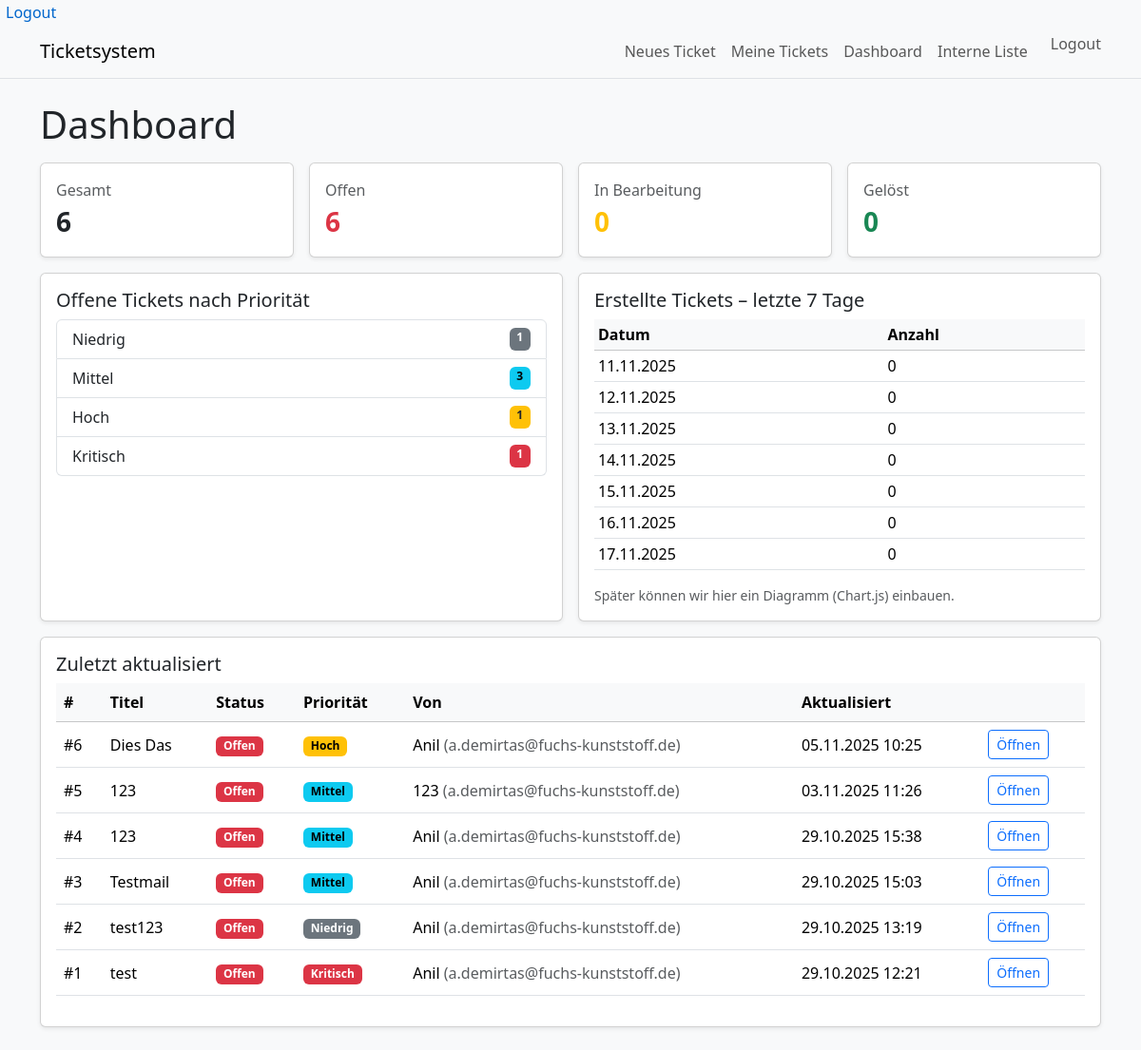
Before: /intern/ (signed in) with the older database file.
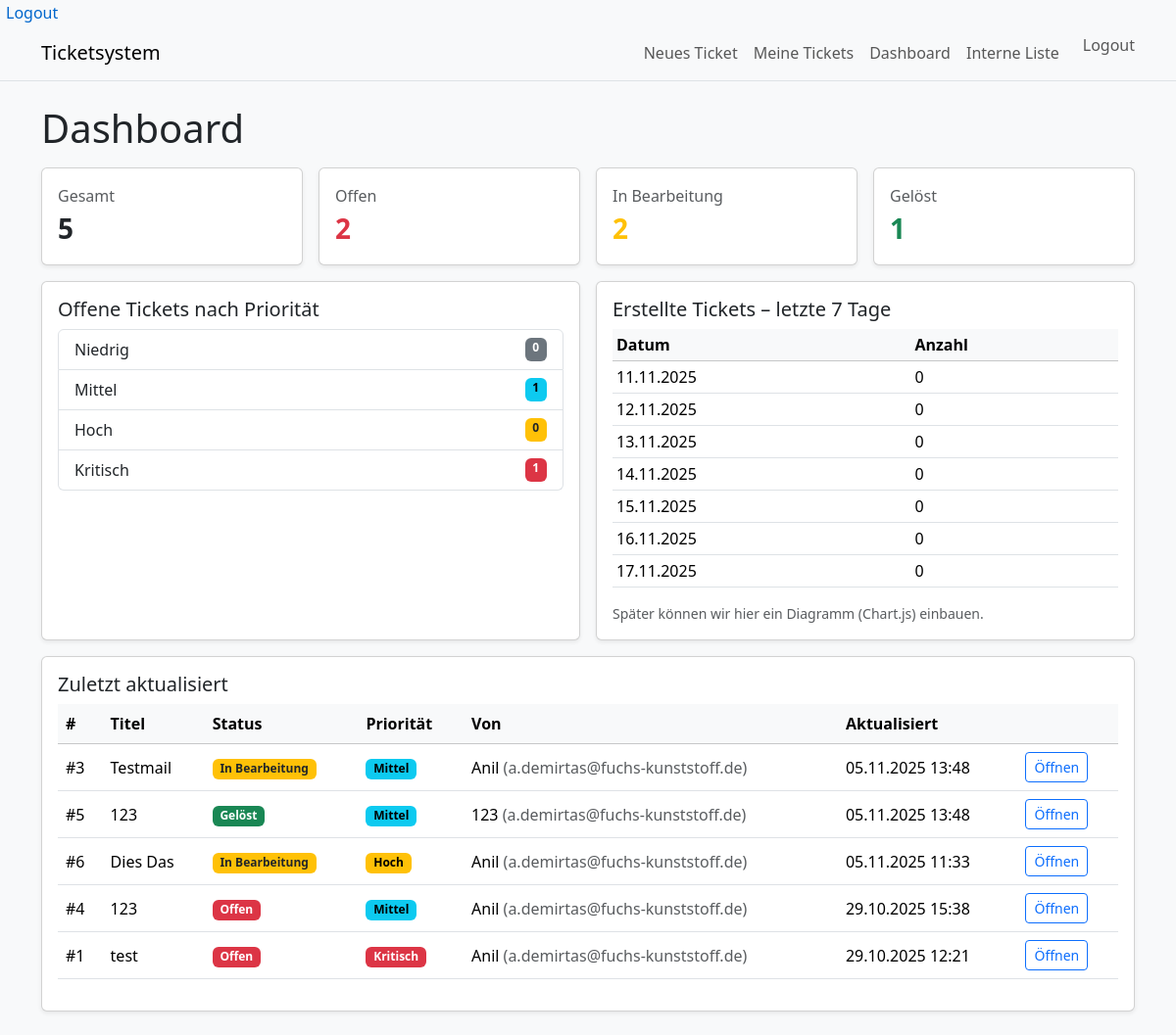
After: the same page with the newer database file.
### tickets/models.py (models this page shows, shortened)
class Ticket(models.Model):
    class Priority(models.TextChoices):
        LOW = "low", "Niedrig"
        MEDIUM = "medium", "Mittel"
        HIGH = "high", "Hoch"
        CRITICAL = "critical", "Kritisch"
    class Status(models.TextChoices):
        OPEN = "open", "Offen"
        IN_PROGRESS = "in_progress", "In Bearbeitung"
        RESOLVED = "resolved", "Gelöst"
    reporter = models.ForeignKey(
        settings.AUTH_USER_MODEL,
        on_delete=models.SET_NULL,
        null=True, blank=True,
        related_name="reported_tickets",
        verbose_name="Gemeldet von"
    )
    assigned_to = models.ForeignKey(
        settings.AUTH_USER_MODEL,
        on_delete=models.SET_NULL,
        null=True, blank=True,
        related_name="assigned_tickets",
        verbose_name="Zugewiesen an"
    )
    name = models.CharField("Ihr Name", max_length=120, validators=[MinLengthValidator(2)])
    email = models.EmailField("Ihre E-Mail", validators=[validate_email])
    title = models.CharField("Titel", max_length=200)
    description = models.TextField("Beschreibung")
    category = models.ForeignKey(Category, null=True, blank=True, on_delete=models.SET_NULL, verbose_name="Kategorie")
    priority = models.CharField("Priorität", max_length=10, choices=Priority.choices, default=Priority.MEDIUM)
    status = models.CharField("Status", max_length=20, choices=Status.choices, default=Status.OPEN)
    created_at = models.DateTimeField("Erstellt am", default=timezone.now, editable=False)
    updated_at = models.DateTimeField("Aktualisiert am", auto_now=True)
    class Meta:
        verbose_name = "Ticket"
        verbose_name_plural = "Tickets"
        ordering = ["-updated_at"]

### tickets/views.py (the view)
# urls.py: path("intern/", internal_dashboard, name="intern_dashboard"),            # /intern/
@staff_member_required
def internal_dashboard(request):
    total = Ticket.objects.count()
    count_open = Ticket.objects.filter(status=Ticket.Status.OPEN).count()
    count_progress = Ticket.objects.filter(status=Ticket.Status.IN_PROGRESS).count()
    count_resolved = Ticket.objects.filter(status=Ticket.Status.RESOLVED).count()
    open_by_prio = (
        Ticket.objects.filter(status=Ticket.Status.OPEN)
        .values("priority")
        .annotate(c=Count("id"))
    )
    prio_map = {"low": 0, "medium": 0, "high": 0, "critical": 0}
    for row in open_by_prio:
        prio_map[row["priority"]] = row["c"]
    recent = Ticket.objects.all().order_by("-updated_at")[:8]
    today = timezone.localdate()
    last7 = []
    for i in range(6, -1, -1):
        day = today - timezone.timedelta(days=i)
        n = Ticket.objects.filter(created_at__date=day).count()
        last7.append({"date": day, "count": n})
    ctx = {
        "total": total,
        "count_open": count_open,
        "count_progress": count_progress,
        "count_resolved": count_resolved,
        "prio_open_low": prio_map["low"],
        "prio_open_medium": prio_map["medium"],
        "prio_open_high": prio_map["high"],
        "prio_open_critical": prio_map["critical"],
        "recent": recent,
        "last7": last7,
    }
    return render(request, "tickets/intern_dashboard.html", ctx)

### templates/tickets/intern_dashboard.html (shortened to what this page needs)
{% extends "base.html" %}
{% block content %}
<h1 class="mb-3">Dashboard</h1>
<div class="row g-3 mb-3">
  <div class="col-md-3">
    <div class="card shadow-sm">
      <div class="card-body">
        <div class="text-muted">Gesamt</div>
        <div class="fs-3 fw-bold">{{ total }}</div>
      </div>
    </div>
  </div>
  <div class="col-md-3">
    <div class="card shadow-sm">
      <div class="card-body">
        <div class="text-muted">Offen</div>
        <div class="fs-3 fw-bold text-danger">{{ count_open }}</div>
      </div>
    </div>
  </div>
  <div class="col-md-3">
    <div class="card shadow-sm">
      <div class="card-body">
        <div class="text-muted">In Bearbeitung</div>
        <div class="fs-3 fw-bold text-warning">{{ count_progress }}</div>
      </div>
    </div>
  </div>
  <div class="col-md-3">
    <div class="card shadow-sm">
      <div class="card-body">
        <div class="text-muted">Gelöst</div>
        <div class="fs-3 fw-bold text-success">{{ count_resolved }}</div>
      </div>
    </div>
  </div>
</div>
<div class="row g-3 mb-3">
  <div class="col-lg-6">
    <div class="card shadow-sm h-100">
      <div class="card-body">
        <h5 class="card-title">Offene Tickets nach Priorität</h5>
        <ul class="list-group">
          <li class="list-group-item d-flex justify-content-between">
            <span>Niedrig</span><span class="badge text-bg-secondary">{{ prio_open_low }}</span>
          </li>
          <li class="list-group-item d-flex justify-content-between">
            <span>Mittel</span><span class="badge text-bg-info">{{ prio_open_medium }}</span>
          </li>
          <li class="list-group-item d-flex justify-content-between">
            <span>Hoch</span><span class="badge text-bg-warning text-dark">{{ prio_open_high }}</span>
          </li>
          <li class="list-group-item d-flex justify-content-between">
            <span>Kritisch</span><span class="badge text-bg-danger">{{ prio_open_critical }}</span>
          </li>
        </ul>
      </div>
    </div>
  </div>
  <div class="col-lg-6">
    <div class="card shadow-sm h-100">
      <div class="card-body">
        <h5 class="card-title">Erstellte Tickets – letzte 7 Tage</h5>
        <div class="table-responsive">
          <table class="table table-sm align-middle">
            <thead class="table-light">
              <tr><th>Datum</th><th>Anzahl</th></tr>
            </thead>
            <tbody>
              {% for d in last7 %}
              <tr>
                <td>{{ d.date|date:"d.m.Y" }}</td>
                <td>{{ d.count }}</td>
              </tr>
              {% endfor %}
            </tbody>
          </table>
        </div>
        <p class="text-muted small mb-0">Später können wir hier ein Diagramm (Chart.js) einbauen.</p>
      </div>
    </div>
  </div>
</div>
<div class="card shadow-sm">
  <div class="card-body">
    <h5 class="card-title">Zuletzt aktualisiert</h5>
    <div class="table-responsive">
      <table class="table table-hover align-middle">
        <thead class="table-light">
          <tr>
            <th>#</th>
            <th>Titel</th>
            <th>Status</th>
            <th>Priorität</th>
            <th>Von</th>
            <th>Aktualisiert</th>
            <th></th>
          </tr>
        </thead>
        <tbody>
          {% for t in recent %}
          <tr>
            <td>#{{ t.id }}</td>
            <td>{{ t.title }}</td>
            <td>
              {% if t.status == 'open' %}
                <span class="badge text-bg-danger">Offen</span>
              {% elif t.status == 'in_progress' %}
                <span class="badge text-bg-warning text-dark">In Bearbeitung</span>
              {% elif t.status == 'resolved' %}
                <span class="badge text-bg-success">Gelöst</span>
              {% else %}
                <span class="badge text-bg-secondary">{{ t.get_status_display }}</span>
              {% endif %}
            </td>
            <td>
              <span class="badge {% if t.priority == 'critical' %}text-bg-danger{% elif t.priority == 'high' %}text-bg-warning{% elif t.priority == 'medium' %}text-bg-info{% else %}text-bg-secondary{% endif %}">
                {{ t.get_priority_display }}
              </span>
            </td>
            <td>{{ t.name }} <span class="text-muted">({{ t.email }})</span></td>
            <td>{{ t.updated_at|date:"d.m.Y H:i" }}</td>
            <td><a class="btn btn-sm btn-outline-primary" href="{% url 'tickets:intern_ticket_detail' t.id %}">Öffnen</a></td>
          </tr>
          {% empty %}
          <tr><td colspan="7" class="text-center text-muted py-4">Noch keine Tickets.</td></tr>
          {% endfor %}
        </tbody>
      </table>
    </div>
  </div>
</div>
{% endblock %}

### templates/base.html (shortened to what this page needs)
<!doctype html>
<html lang="de">
<head>
  <link href="https://cdn.jsdelivr.net/npm/bootstrap@5.3.3/dist/css/bootstrap.min.css" rel="stylesheet">
<nav>
  {% if request.user.is_authenticated %}
    <form method="post" action="{% url 'logout' %}" style="display:inline;">
      <button type="submit" style="background:none;border:none;color:#06c;cursor:pointer;">
        Logout
      </button>
    </form>
  {% else %}
    <a href="{% url 'login' %}">Login</a>
  {% endif %}
</nav>
</head>
<body class="bg-light">
<nav class="navbar navbar-expand-lg bg-body-tertiary border-bottom">
  <div class="container">
    <a class="navbar-brand" href="{% url 'tickets:ticket_create' %}">Ticketsystem</a>
    <div class="navbar-nav ms-auto">
      <a class="nav-link" href="{% url 'tickets:ticket_new' %}">Neues Ticket</a>
      {% if request.user.is_authenticated %}
        <a class="nav-link" href="{% url 'tickets:my_tickets' %}">Meine Tickets</a>
        {% if request.user.is_staff %}
          <a class="nav-link" href="{% url 'tickets:intern_dashboard' %}">Dashboard</a>
          <a class="nav-link" href="{% url 'tickets:intern_ticket_list' %}">Interne Liste</a>
        {% endif %}
        <form method="post" action="{% url 'logout' %}" class="d-inline ms-3">
          <button type="submit" class="btn btn-link nav-link p-0">
            Logout
          </button>
        </form>
      {% else %}
        <a class="nav-link" href="{% url 'login' %}">Login</a>
      {% endif %}
    </div>
  </div>
</nav>
<main class="container py-4">
  {% block content %}{% endblock %}
</main>
</body>
</html>

Changed rows visible on the page:
removed Ticket: id "2", title "test123", status "Offen", priority "Niedrig", name "Anil", email "a.demirtas@fuchs-kunststoff.de", updated_at "29.10.2025 13:19"
changed Ticket "Testmail": updated_at "29.10.2025 15:03" → "05.11.2025 13:48"; status "Offen" → "In Bearbeitung"; moves up the list
changed Ticket id 5: updated_at "03.11.2025 11:26" → "05.11.2025 13:48"; status "Offen" → "Gelöst"; moves down the list
changed Ticket "Dies Das": updated_at "05.11.2025 10:25" → "05.11.2025 11:33"; status "Offen" → "In Bearbeitung"
Other visible differences:
{{ total }}: "6" → "5"
{{ count_open }}: "6" → "2"
{{ count_progress }}: "0" → "2"
{{ count_resolved }}: "0" → "1"
{{ prio_open_low }}: "1" → "0"
{{ prio_open_medium }}: "3" → "1"
{{ prio_open_high }}: "1" → "0"
